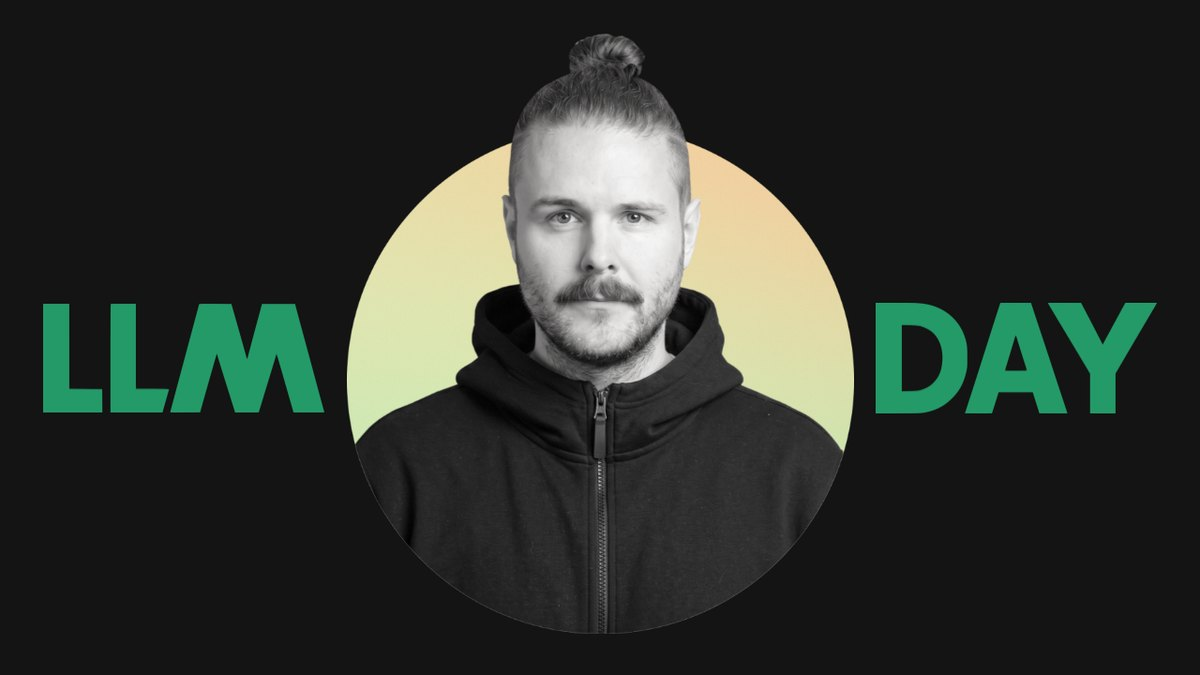
#> input picture og/158aa919d58ae4bd.jpg, 1200 x 675 px
$ python -i og_images.py   (imports and definitions only)
#> lines starting #> are read from the running program, lines starting #| are printed output that depends on the picture
#!/usr/bin/env python3
"""Make every page's link preview (WhatsApp, LinkedIn, X, Slack, iMessage, Facebook, Teams...) show up every time (2026-10-08).

Runs after render_teasers.py (the talk pages' og:image is the talk's YouTube thumbnail it renders) and before
rewrite_assets.py, from the repo root:
    python _build/og_images.py [--root static] [--prune]

For every static/**/*.html with an og:image it:
  1. makes a preview copy of the picture: a baseline JPEG 1200 px wide (smaller pictures are scaled up, so LinkedIn and
     Facebook show the big card), at most 1200 px tall, no transparency, under 250 KB (WhatsApp drops bigger ones);
     saved as static/og/<content hash>.jpg, so a changed picture gets a new URL and every platform re-fetches it, and
     an unchanged one keeps its URL (and every cached preview stays valid);
  2. falls back to its event's picture (the event index.html's og:image), then to the brand's home page picture, when
     the picture is missing (a thumbnail render failed, a typo): a preview never points at a 404;
  3. rewrites the page's Open Graph / Twitter tags as one block right after <title> (some crawlers read only the start
     of the page): og:title, og:description, og:type, og:url, og:site_name, og:locale, og:image (+ secure_url, type,
     width, height, alt), twitter:card summary_large_image, twitter:site/creator, twitter:title, twitter:description,
     twitter:image (+ alt). Titles and descriptions come from the page's own tags; nothing else in the page changes.

Content-addressed cache: .cache/og/<key>.jpg (key = this script + the source bytes), kept between CI runs with the
rest of .cache; --prune drops entries unused for 14 days. Never fails the build: problems are printed as WARN.
"""
import glob
import hashlib
import html
import io
import os
import re
import shutil
import sys
import time
from urllib.parse import quote, unquote, urlsplit

try:
    from PIL import Image
except ImportError:  # pragma: no cover
    print("WARN og_images: Pillow missing, previews left as they are")
    sys.exit(0)

WIDTH = 1200                 # LinkedIn / Facebook big-card width
MAX_H = 1200                 # taller pictures are cropped to a square (centre)
MAX_BYTES = 250 * 1024       # WhatsApp skips previews above ~300 KB
QUALITIES = (86, 82, 78, 74, 70, 65, 60, 55)
CACHE_DIR = os.path.join(os.environ.get("SITE_CACHE_DIR", ".cache"), "og")
PRUNE_DAYS = 14
SITE_NAMES = {"sreday.com": "SREday", "llmday.com": "LLMday", "platformday.com": "PLATFORMday",
              "promptengineering.rocks": "Prompt Engineering Conference"}
# [2 lines not run here, left out]

META_RE = re.compile(r'[ \t]*<meta\b[^>]*\b(?:property|name)\s*=\s*"(?:og:|twitter:|image\b)[^"]*"[^>]*>[ \t]*\n?', re.I)
TITLE_RE = re.compile(r'<title>.*?</title>[ \t]*\n?', re.I | re.S)


def attr(tag, name):
    m = re.search(r'\b%s\s*=\s*"([^"]*)"' % name, tag, re.I)
    return html.unescape(m.group(1)) if m else ""


# [27 lines left out: functions read_tags, local_file, not called in this run]


def make_preview(src, out_dir):
    """static/og/<hash>.jpg for src; returns (name, width, height) or None."""
    with open(src, "rb") as f:
        data = f.read()
    key = hashlib.sha1(data + SCRIPT_HASH.encode()).hexdigest()[:16]
    cached = os.path.join(CACHE_DIR, key + ".jpg")
    if os.path.isfile(cached):
        os.utime(cached)
        with Image.open(cached) as im:
            size = im.size
        name = key + ".jpg"
        shutil.copyfile(cached, os.path.join(out_dir, name))
        return name, size[0], size[1]
    im = Image.open(io.BytesIO(data))
    im.seek(0)
    if im.mode in ("RGBA", "LA", "P"):
        im = im.convert("RGBA")
        bg = Image.new("RGB", im.size, (17, 17, 17))
        bg.paste(im, mask=im.getchannel("A"))
        im = bg
    else:
        im = im.convert("RGB")
    w, h = im.size
    if h > w:                                                   # portrait: centre square
        top = (h - w) // 2
        im, h = im.crop((0, top, w, top + w)), w
    nh = round(h * WIDTH / w)
    im = im.resize((WIDTH, nh), Image.LANCZOS)
    if nh > MAX_H:
        top = (nh - MAX_H) // 2
        im, nh = im.crop((0, top, WIDTH, top + MAX_H)), MAX_H
    buf = b""
    for q in QUALITIES:
        out = io.BytesIO()
        im.save(out, "JPEG", quality=q, optimize=True, progressive=False)
        buf = out.getvalue()
        if len(buf) <= MAX_BYTES:
            break
    os.makedirs(CACHE_DIR, exist_ok=True)
    with open(cached, "wb") as f:
        f.write(buf)
    name = key + ".jpg"
    with open(os.path.join(out_dir, name), "wb") as f:
        f.write(buf)
    return name, WIDTH, nh


# [9 lines left out: function page_url, not called in this run]


def esc(s):
    return html.escape(re.sub(r"\s+", " ", s or "").strip(), quote=True)


# [142 lines left out: function main, not called in this run]


# [2 lines not run here, left out]

>>> import cv2
>>> picture = cv2.imread('../og/158aa919d58ae4bd.jpg', cv2.IMREAD_GRAYSCALE)
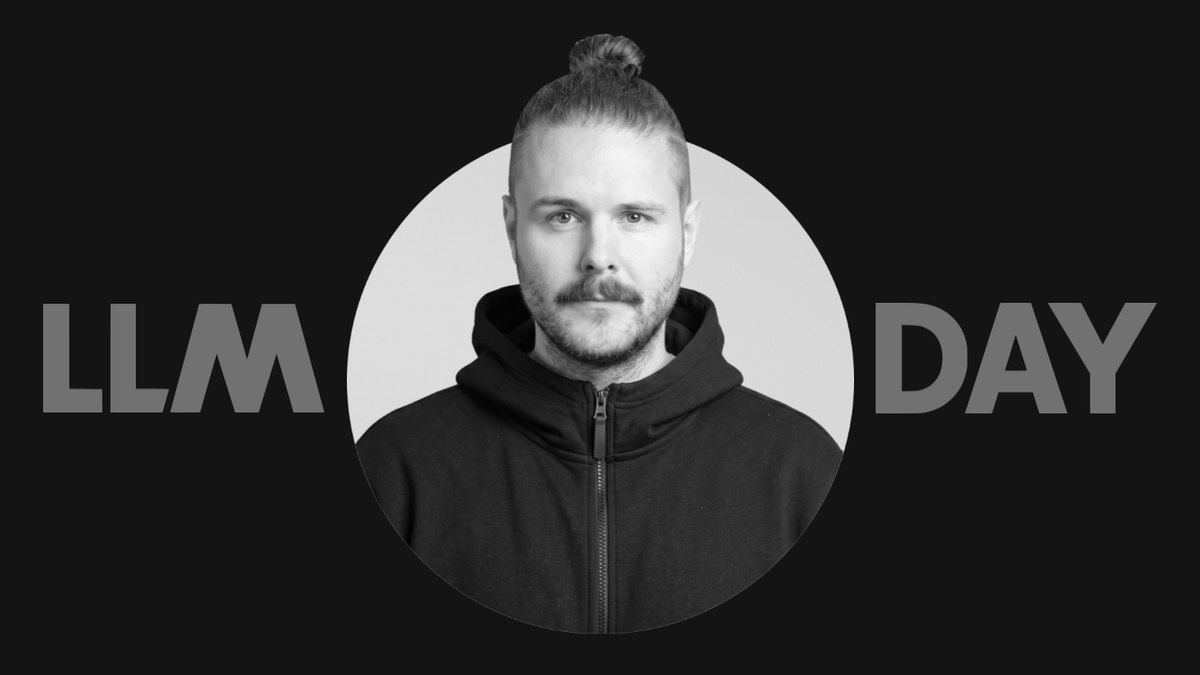
#> picture: shape (675, 1200); min 0, max 248, mean 48.8
>>> result = make_preview(picture, 'out.png')
#> (the run stopped early here; a loop or call above may not have finished)

$ run again, on og/6bf5452fd93a2baf.jpg
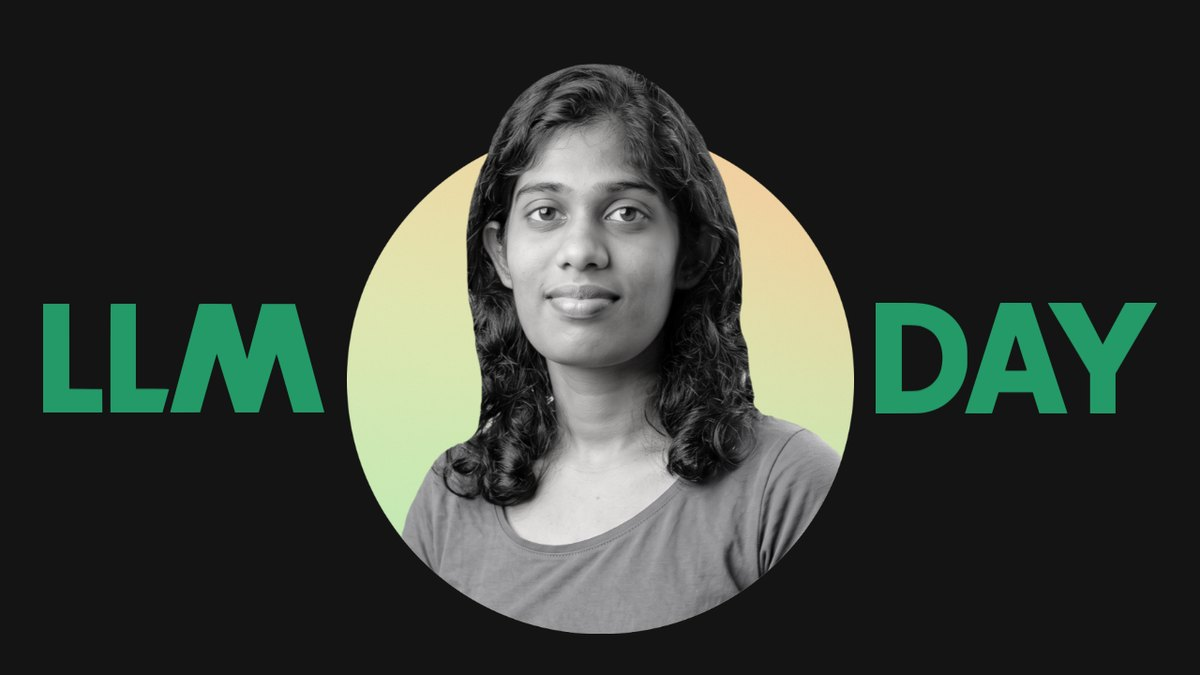
#> input picture og/6bf5452fd93a2baf.jpg, 1200 x 675 px
#> `picture = cv2.imread('../og/158aa919d58ae4bd.jpg', cv2.IMREAD_GRAYSCALE)`:
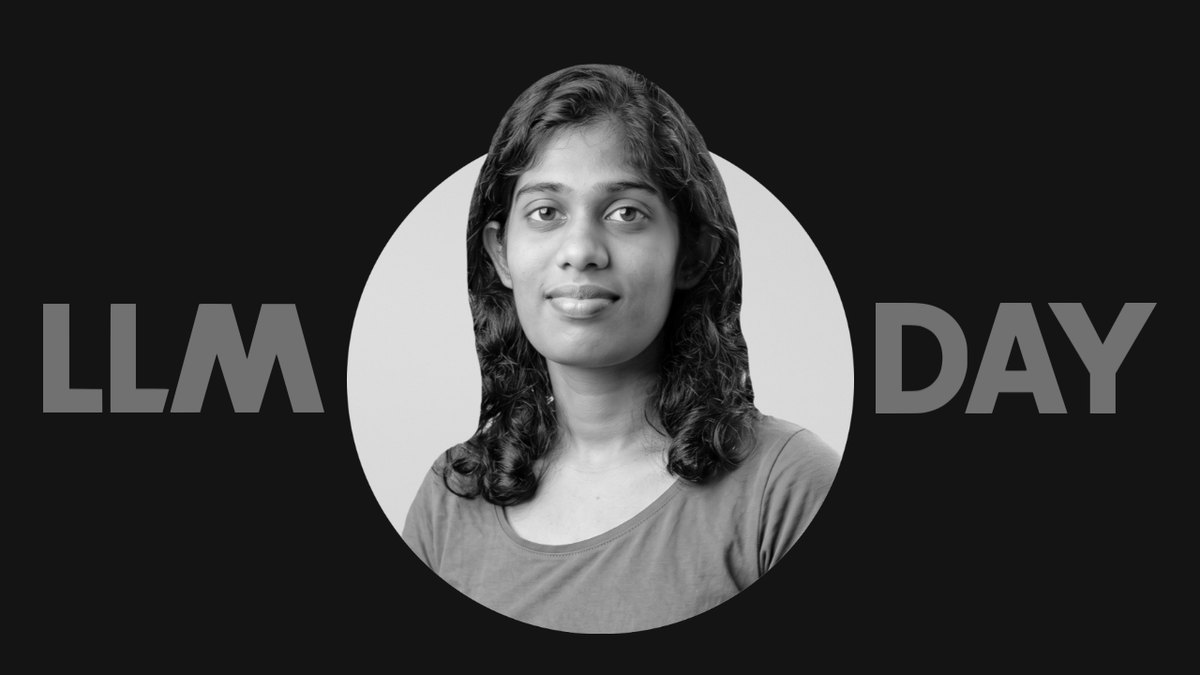
#> picture: shape (675, 1200); min 0, max 241, mean 54.7
